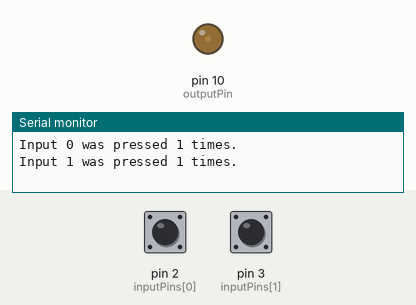
Recording of a sketch running on a simulated Arduino Uno, built with avr-gcc and run on an emulated ATmega328P. Shown: output pins drawn as LEDs (lit = HIGH), the last lines printed to the serial monitor. The inputs (shaded band) are chosen by the test bench; at power-on: pin 2 (inputPins[0]) HIGH, pin 3 (inputPins[1]) HIGH.

Above: at 1.2 s.
1.3 s: pin 2 (inputPins[0]) pulled LOW for 0.15 s
At 2.2 s:
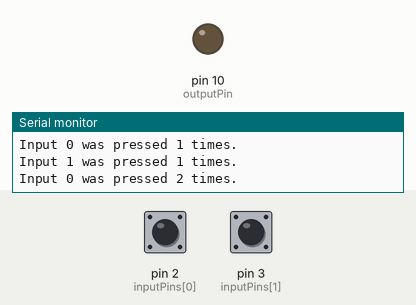
2.9 s: pin 2 (inputPins[0]) pulled LOW for 1 s
At 4.7 s:
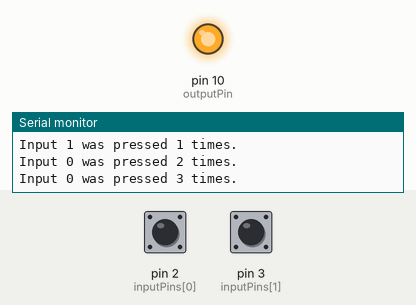
5.4 s: pin 2 (inputPins[0]) pulled LOW for 3.2 s
At 9.5 s:
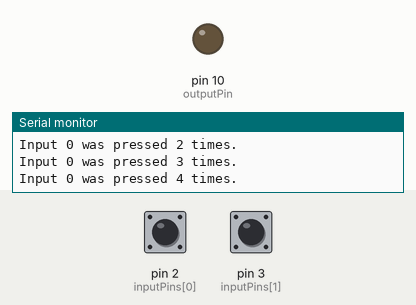
10.1 s: pin 3 (inputPins[1]) pulled LOW for 0.15 s
At 11.3 s:
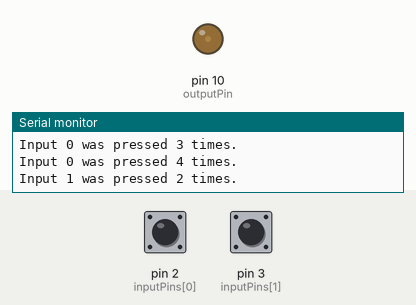
11.8 s: pin 3 (inputPins[1]) pulled LOW for 1 s
At 13.8 s:
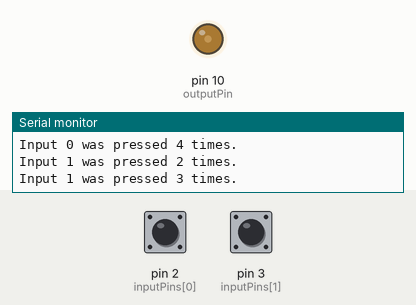
14.3 s: pin 3 (inputPins[1]) pulsed LOW 5 times (0.12 s each, 0.3 s apart)
At 14.61 s:
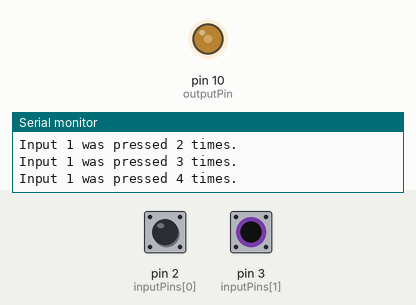
Timing chart, 0 to 17.3 s (numbered marks = the images above; inputs shaded):
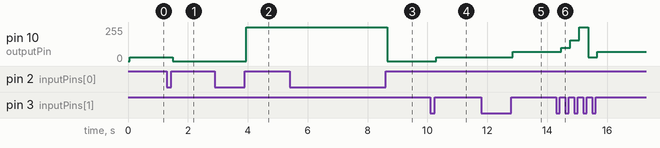

The sketch:

ButtonSketch.ino
```cpp
const int numOfInputs = 2;
const int inputPins[numOfInputs] = {2,3};
const int outputPin = 10;

int LEDState = 0;
int inputState[numOfInputs];
int lastInputState[numOfInputs] = {LOW,LOW};
bool inputFlags[numOfInputs] = {LOW,LOW};
int inputCounters[numOfInputs];

long lastDebounceTime[numOfInputs] = {0,0};
long debounceDelay = 50;

void setup() {
  for(int i = 0; i < numOfInputs; i++) {
    pinMode(inputPins[i], INPUT);
    digitalWrite(inputPins[i], HIGH); // pull-up 20k
  }
  Serial.begin(9600);
  pinMode(outputPin, OUTPUT);
}

void loop() {
  setInputFlags();
  resolveInputFlags();
  resolveOutputs();
}

void setInputFlags() {
  for(int i = 0; i < numOfInputs; i++) {
    int reading = digitalRead(inputPins[i]);
    if (reading != lastInputState[i]) {
      lastDebounceTime[i] = millis();
    }
    if ((millis() - lastDebounceTime[i]) > debounceDelay) {
      if (reading != inputState[i]) {
        inputState[i] = reading;
        if (inputState[i] == HIGH) {
          inputFlags[i] = HIGH;
        }
      }
    }
    lastInputState[i] = reading;
  }
}

void resolveInputFlags() {
  for(int i = 0; i < numOfInputs; i++) {
    if(inputFlags[i] == HIGH) {
      // Input Toggle Logic
      inputCounters[i]++;
      updateLEDState(i);
      printString(i);
      inputFlags[i] = LOW;
    }
  }
}

void printString(int output) {
      Serial.print("Input ");
      Serial.print(output);
      Serial.print(" was pressed ");
      Serial.print(inputCounters[output]);
      Serial.println(" times.");
}

void updateLEDState(int input) {
  // input 0 = State 0 and 1
  if(input == 0) {
    if(LEDState == 0) {
      LEDState = 1;
    }else{
      LEDState = 0;
    }
  // input 1 = State 2 to 6
  }else if(input == 1) { // 2,3,4,5,6,2,3,4,5,6,2,
    if(LEDState == 0 || LEDState == 1 || LEDState > 5) {
      LEDState = 2;
    }else{
      LEDState++;
    }
  }
}

void resolveOutputs() {
  switch (LEDState) {
    case 0:
      digitalWrite(outputPin, LOW);
      break;
    case 1:
      digitalWrite(outputPin, HIGH);
      break;
    case 2:
      analogWrite(outputPin, 30);
      break;
    case 3:
      analogWrite(outputPin, 70);
      break;
    case 4:
      analogWrite(outputPin, 100);
      break;
    case 5:
      analogWrite(outputPin, 155);
      break;
    case 6:
      analogWrite(outputPin, 255);
      break;
    default:
    break;
  }
}
```

Measured:
- after the input at 1.3 s, pin 10 (outputPin): 30/255 → 0/255 after 0.20 s
- after the input at 2.9 s, pin 10 (outputPin): 0/255 → 255/255 after 1.1 s
- after the input at 5.4 s, pin 10 (outputPin): 255/255 → 0/255 after 3.3 s
- after the input at 10.1 s, pin 10 (outputPin): 0/255 → 30/255 after 0.20 s
- after the input at 11.8 s, pin 10 (outputPin): 30/255 → 70/255 after 1.0 s
- after the input at 14.3 s, pin 10 (outputPin): 70/255 → 100/255 after 0.17 s, → 155/255 0.30 s later, → 255/255 0.30 s later, → 30/255 0.30 s later, … (5 changes in this stretch)
